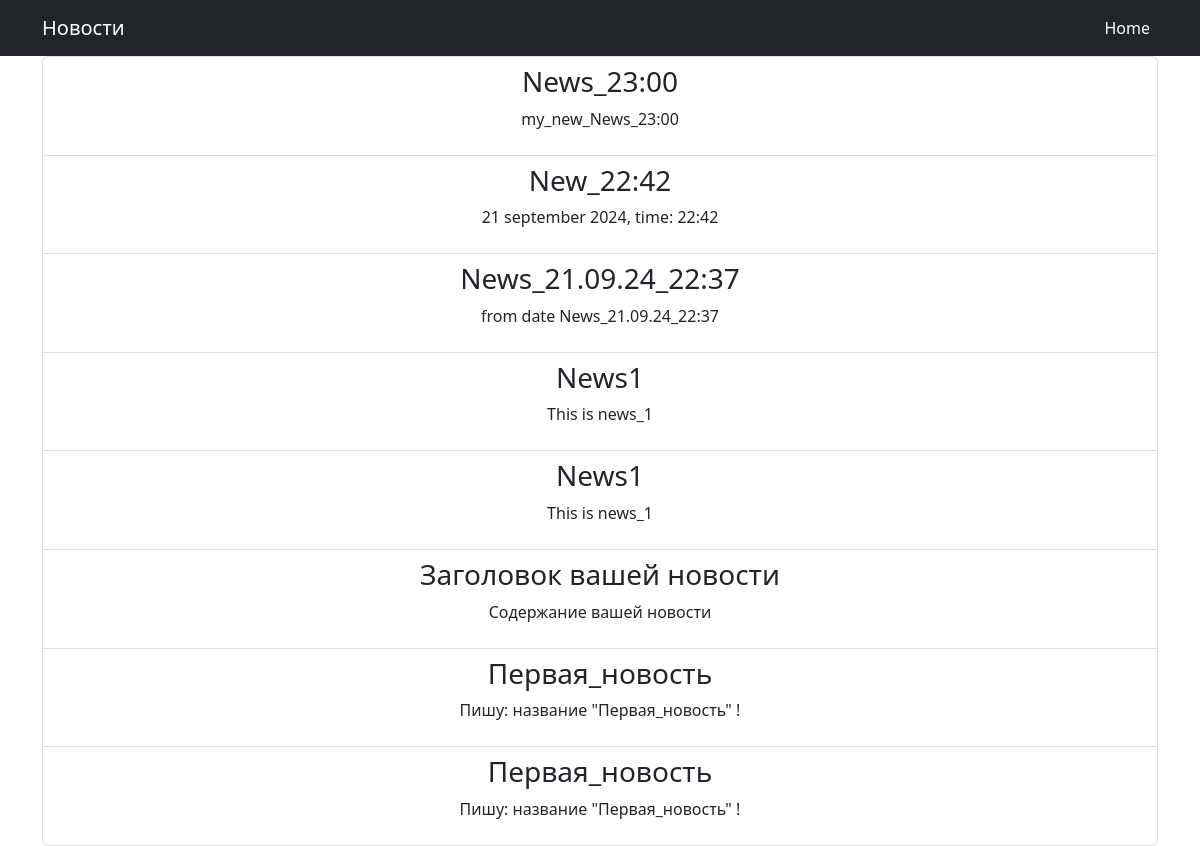
Page /news/ on the committed database.
### chat/models.py (models this page shows)
class Newsletter(models.Model):
    title = models.CharField(max_length=100)
    content = models.TextField()
    recipients = models.ManyToManyField(settings.AUTH_USER_MODEL, related_name='newsletters')
    sent_date = models.DateTimeField(auto_now_add=True)

### chat/views.py (the view)
# urls.py: path('news/', display_news, name='news_page'),
def display_news(request):
    all_news = Newsletter.objects.all().order_by('-sent_date')  # Получаем все новости из базы данных
    context = {'all_news': all_news}
    return render(request, 'news_page.html', context)

### chat/templates/news_page.html (shortened to what this page needs)
<!DOCTYPE html>
<html lang="en">
<head>
    {% load static %}
    <link href="{% static 'css/styles.css' %}" rel="stylesheet"/>
</head>
<body>
<nav class="navbar navbar-expand-lg navbar-dark bg-dark">
    <div class="container">
        <a class="navbar-brand" href="{% url 'news_page' %}">
            Новости
        </a>
        <div class="collapse navbar-collapse" id="navbarSupportedContent">
            <ul class="navbar-nav ms-auto mb-2 mb-lg-0">
                <li class="nav-item"><a class="nav-link active" aria-current="page" href="{% url 'home' %}">Home</a></li>
            </ul>
        </div>
    </div>
</nav>
<div class="container">
    <div class="row">
         <div class="col-lg-12 text-center">
            {% block content %}
            <ul class="list-group">
            {% for news in all_news %}
            <li class="list-group-item">
            <h3>{{ news.title }}</h3>
            <p>{{ news.content }}</p>
            </li>
        {% endfor %}
    </ul>
            {% endblock content %}
        </div>
    </div>
</div>
</body>
</html>

### rows in the picture
Newsletter: title "News_23:00", content "my_new_News_23:00"
Newsletter: title "New_22:42", content "21 september 2024, time: 22:42"
Newsletter: title "News_21.09.24_22:37", content "from date News_21.09.24_22:37"
Newsletter: title "News1", content "This is news_1"
Newsletter: title "News1", content "This is news_1"
Newsletter: title "Заголовок вашей новости", content "Содержание вашей новости"
Newsletter: title "Первая_новость", content "Пишу: название \"Первая_новость\" !"
Newsletter: title "Первая_новость", content "Пишу: название \"Первая_новость\" !"
